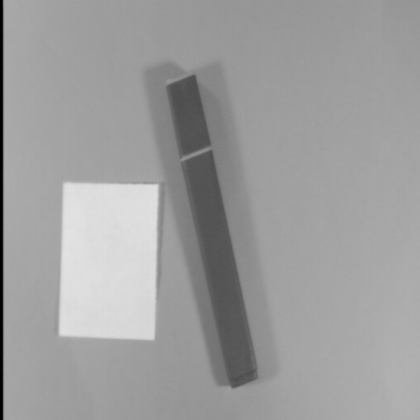
%> input picture Computer Vision/exercise-02/q3_hu_moments/pap1.png, 420 x 420 px, shrunk from 512 x 512 before the run
$ octave --eval "apply;"   (GNU Octave 9; MATLAB toolbox functions it lacks are replaced by stand-ins)
%> lines starting %> are read from the running program, lines starting %| are printed output that depends on the picture; in (x1, y1, x2, y2) boxes, pixels count from 0 and x2, y2 are one past the last pixel; in counts of white or black regions, pixels touching at a corner belong together; the program's own positions count from 1
### Computer Vision/exercise-02/q3_hu_moments/answers.m
function a = answers()
	a.hu_moments = 'Textual answer to hu moments.';
    p2p = imread('pap1.png');
    %p2p_otsu = thresh_otsu(p2p);
    %p2p_niblack=thresh_niblack(p2p, 15, -0.2);
    p2p_otsu=thresh_niblack(p2p, 5, -0.2);
    %morphological
    structure_square = strel('square', 5); % 5-by-5 square
    structure_line = strel('line', 10, 45); % line, length 10, angle 45
    structure_disk = strel('disk', 1); % disk, radius 1

    p2p_dilated1 = imdilate(p2p_otsu, structure_square);
    p2p_eroded1 = imerode(p2p_otsu, structure_square);
    p2p_opened1 = imopen(p2p_otsu, structure_square);
    p2p_closed1 = imclose(p2p_otsu, structure_square);

    p2p_dilated2 = imdilate(p2p_otsu, structure_line);
    p2p_eroded2 = imerode(p2p_otsu, structure_line);
    p2p_opened2 = imopen(p2p_otsu, structure_line);
    p2p_closed2 = imclose(p2p_otsu, structure_line);

    p2p_dilated3 = imdilate(p2p_otsu, structure_disk);
    p2p_eroded3 = imerode(p2p_otsu, structure_disk);
    p2p_opened3 = imopen(p2p_otsu, structure_disk);
    p2p_closed3 = imclose(p2p_otsu, structure_disk);

    figure('Position', [200, 400, 800, 600]);
    subplot(3, 4, 1);
    imshow(p2p_dilated1);
    title('dilated with square');

    subplot(3, 4, 2);
    imshow(p2p_eroded1);
    title('eroded with square');

    subplot(3, 4, 3);
    imshow(p2p_opened1);
    title('opened with square');

    subplot(3, 4, 4);
    imshow(p2p_closed1);
    title('closed with square');

    subplot(3, 4, 5);
    imshow(p2p_dilated2);
    title('dilated with line');

    subplot(3, 4, 6);
    imshow(p2p_eroded2);
    title('eroded with line');

    subplot(3, 4, 7);
    imshow(p2p_opened2);
    title('opened with line');

    subplot(3, 4, 8);
    imshow(p2p_closed2);
    title('closed with line');

    subplot(3, 4, 9);
    imshow(p2p_dilated3);
    title('dilated with disk');

    subplot(3, 4, 10);
    imshow(p2p_eroded3);
    title('eroded with disk');

    subplot(3, 4, 11);
    imshow(p2p_opened3);
    title('opened with disk');

    subplot(3, 4, 12);
    imshow(p2p_closed3);
    title('closed with disk');

    figure;
    L = bwlabel(p2p_eroded1);
    imshow(L);

end

### Computer Vision/exercise-02/q3_hu_moments/thresh_niblack.m
function res = thresh_niblack(img, r, k)
%Intuition:
[row,col]=size(img);
res=img;
 for i=1:row
     for j=1:col
         [m,v]= get_window_mean_var(img,i,j,r);
         T = m+k*v;
         res(max(1,i-r):min(i+r,row), max(1,j-r):min(j+r,col))= ...
         img(max(1,i-r):min(i+r,row), max(1,j-r):min(j+r,col))>=T;
     end
 end
 res =logical(res);
 imshow(res,[0,1]);
end

### Computer Vision/exercise-02/q3_hu_moments/apply.m
function [] = apply()
close all;clc;

a = answers();
%> in answers, p2p is the input picture: size 420x420 uint8; min 0, max 227, mean 157.7
%> after the loop in thresh_niblack, `for i=1:row`:
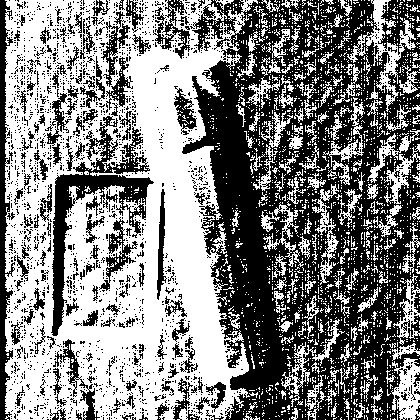
%> res: size 420x420 uint8; values 0 (black) and 1 (white), 51% white; 2139 black regions (1997 under 20 px), largest, box (x1, y1, x2, y2) and area: (182, 0, 420, 420) 60716, (51, 116, 154, 336) 5199, (0, 0, 15, 420) 2714
%> in answers, `p2p_dilated1 = imdilate(p2p_otsu, structure_square);`: p2p_dilated1: size 420x420 logical; 92.3% white; 332 black regions (296 under 20 px), largest, box (x1, y1, x2, y2) and area: (200, 64, 286, 388) 7536, (54, 177, 148, 333) 1564, (0, 0, 5, 420) 1368
%> in answers, `p2p_eroded1 = imerode(p2p_otsu, structure_square);`: p2p_eroded1: size 420x420 logical; 12% white; 275 white regions (213 under 20 px), largest, box (x1, y1, x2, y2) and area: (58, 49, 241, 384) 15815, (67, 205, 91, 258) 497, (22, 8, 55, 58) 413
%> in answers, `p2p_opened1 = imopen(p2p_otsu, structure_square);`: p2p_opened1: size 420x420 logical; 23.1% white; 163 white regions (1 under 20 px), largest, box (x1, y1, x2, y2) and area: (56, 47, 249, 386) 22470, (6, 346, 59, 414) 1756, (20, 0, 70, 60) 1230
%> in answers, `p2p_closed1 = imclose(p2p_otsu, structure_square);`: p2p_closed1: size 420x420 logical; 81.1% white; 253 black regions (23 under 20 px), largest, box (x1, y1, x2, y2) and area: (183, 62, 288, 390) 11758, (52, 175, 150, 335) 2800, (0, 0, 7, 420) 2282
%> in answers, `p2p_dilated2 = imdilate(p2p_otsu, structure_line);`: p2p_dilated2: size 420x420 logical; 86.5% white; 666 black regions (558 under 20 px), largest, box (x1, y1, x2, y2) and area: (185, 46, 320, 393) 9925, (54, 177, 149, 330) 1569, (0, 0, 10, 420) 1232
%> in answers, `p2p_eroded2 = imerode(p2p_otsu, structure_line);`: p2p_eroded2: size 420x420 logical; 17.2% white; 499 white regions (432 under 20 px), largest, box (x1, y1, x2, y2) and area: (8, 40, 246, 420) 20888, (8, 0, 79, 76) 1249, (67, 192, 119, 271) 1078
%> in answers, `p2p_opened2 = imopen(p2p_otsu, structure_line);`: p2p_opened2: size 420x420 logical; 27.6% white; 277 white regions (168 under 20 px), largest, box (x1, y1, x2, y2) and area: (5, 37, 249, 420) 29451, (5, 0, 83, 79) 2238, (5, 98, 116, 265) 1966
%> in answers, `p2p_closed2 = imclose(p2p_otsu, structure_line);`:
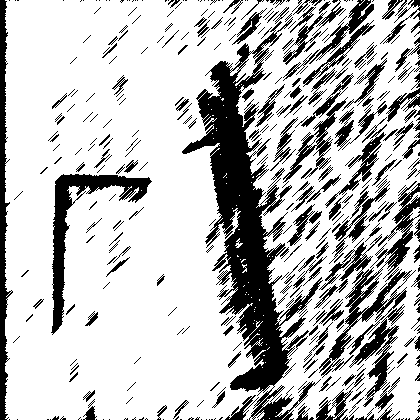
%> p2p_closed2: size 420x420 logical; 74.9% white; 433 black regions (272 under 20 px), largest, box (x1, y1, x2, y2) and area: (182, 17, 323, 420) 15990, (319, 181, 420, 378) 3919, (51, 174, 152, 335) 3055
%> in answers, `p2p_dilated3 = imdilate(p2p_otsu, structure_disk);`:
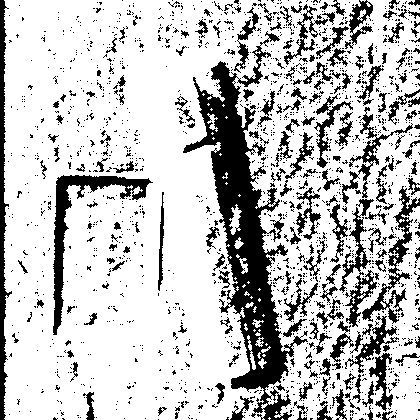
%> p2p_dilated3: size 420x420 logical; 76.6% white; 1731 black regions (1536 under 20 px), largest, box (x1, y1, x2, y2) and area: (183, 31, 308, 420) 12944, (53, 175, 153, 335) 2518, (0, 0, 12, 420) 2045
%> in answers, `p2p_eroded3 = imerode(p2p_otsu, structure_disk);`:
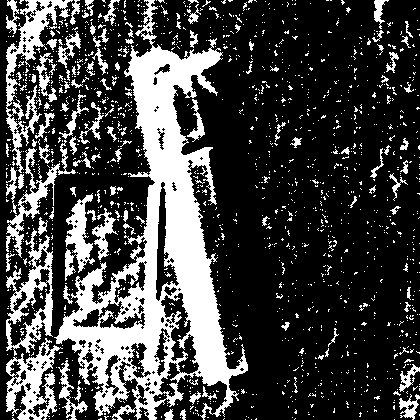
%> p2p_eroded3: size 420x420 logical; 26.5% white; 1493 white regions (1382 under 20 px), largest, box (x1, y1, x2, y2) and area: (54, 0, 248, 420) 25473, (6, 0, 73, 173) 2571, (6, 228, 53, 356) 2190
%> in answers, `p2p_opened3 = imopen(p2p_otsu, structure_disk);`:
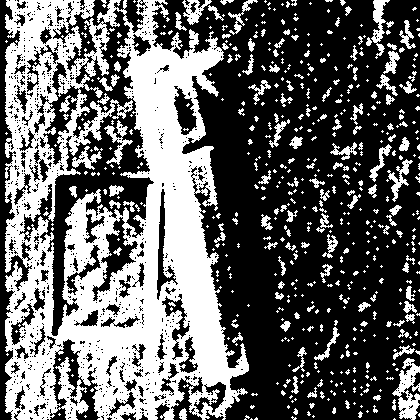
%> p2p_opened3: size 420x420 logical; 39.4% white; 553 white regions (400 under 20 px), largest, box (x1, y1, x2, y2) and area: (5, 0, 249, 420) 55952, (392, 358, 420, 420) 864, (371, 0, 390, 59) 432
%> in answers, `p2p_closed3 = imclose(p2p_otsu, structure_disk);`:
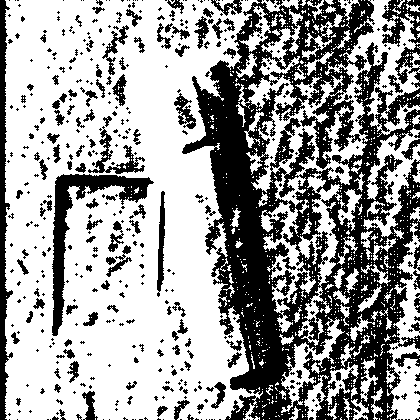
%> p2p_closed3: size 420x420 logical; 62% white; 499 black regions (369 under 20 px), largest, box (x1, y1, x2, y2) and area: (182, 0, 420, 420) 48199, (52, 174, 154, 336) 3171, (0, 0, 13, 420) 2515
%> in answers, `L = bwlabel(p2p_eroded1);`:
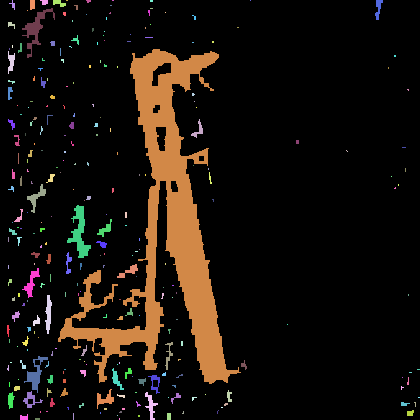
%> L: size 420x420 double; 276 distinct labels, from 0 to 275; one colour per label, 0 black

disp('Question: Hu Moments');

disp(a.hu_moments);

end

$ run again, with Computer Vision/exercise-02/q3_hu_moments/pap2.png copied over Computer Vision/exercise-02/q3_hu_moments/pap1.png
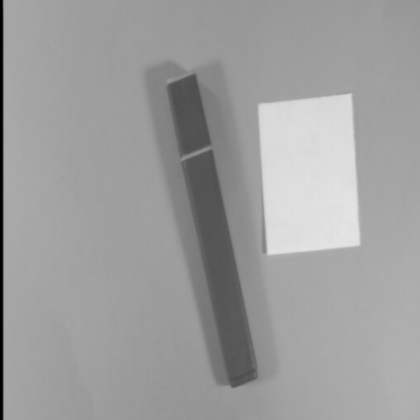
%> input picture Computer Vision/exercise-02/q3_hu_moments/pap2.png, 420 x 420 px, shrunk from 512 x 512 before the run
%> in answers, p2p is the input picture: size 420x420 uint8; min 0, max 228, mean 157.7
%> after the loop in thresh_niblack, `for i=1:row`:
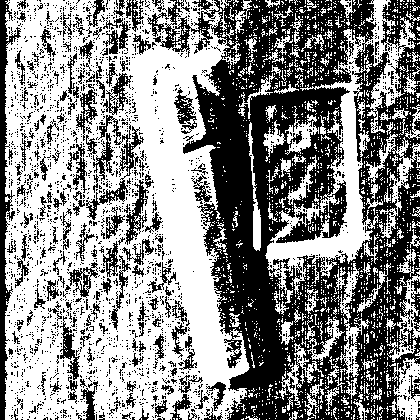
%> res: size 420x420 uint8; values 0 (black) and 1 (white), 53.9% white; 2393 black regions (2231 under 20 px), largest, box (x1, y1, x2, y2) and area: (147, 0, 420, 420) 57484, (0, 0, 21, 420) 2767, (86, 115, 144, 220) 1065
%> p2p_dilated1: size 420x420 logical; 92.3% white; 282 black regions (245 under 20 px), largest, box (x1, y1, x2, y2) and area: (185, 62, 344, 388) 9534, (0, 0, 5, 420) 1391, (395, 235, 410, 263) 118
%> p2p_eroded1: size 420x420 logical; 11.9% white; 347 white regions (263 under 20 px), largest, box (x1, y1, x2, y2) and area: (132, 48, 247, 384) 11368, (268, 94, 363, 260) 2568, (25, 347, 58, 417) 557
%> p2p_opened1: size 420x420 logical; 25.6% white; 208 white regions, largest, box (x1, y1, x2, y2) and area: (130, 46, 249, 386) 15060, (266, 92, 365, 262) 3777, (5, 336, 87, 420) 2634
%> p2p_closed1: size 420x420 logical; 82.2% white; 223 black regions (31 under 20 px), largest, box (x1, y1, x2, y2) and area: (183, 60, 346, 390) 15424, (0, 0, 8, 420) 2318, (244, 391, 289, 420) 731
%> p2p_dilated2: size 420x420 logical; 87.7% white; 606 black regions (517 under 20 px), largest, box (x1, y1, x2, y2) and area: (186, 61, 343, 420) 12014, (0, 0, 13, 420) 1281, (363, 231, 411, 318) 583
%> p2p_eroded2: size 420x420 logical; 18.3% white; 567 white regions (468 under 20 px), largest, box (x1, y1, x2, y2) and area: (115, 38, 247, 395) 12733, (268, 78, 369, 265) 2675, (80, 295, 146, 410) 1737
%> p2p_opened2: size 420x420 logical; 30.6% white; 301 white regions (195 under 20 px), largest, box (x1, y1, x2, y2) and area: (105, 35, 250, 420) 18708, (5, 284, 89, 420) 4747, (74, 269, 181, 417) 4523
%> p2p_closed2: size 420x420 logical; 77.6% white; 446 black regions (301 under 20 px), largest, box (x1, y1, x2, y2) and area: (183, 0, 347, 420) 20180, (0, 0, 16, 420) 2540, (345, 215, 420, 324) 1590
%> p2p_dilated3: size 420x420 logical; 78.5% white; 1701 black regions (1536 under 20 px), largest, box (x1, y1, x2, y2) and area: (184, 0, 346, 420) 16852, (0, 0, 10, 420) 2064, (362, 186, 420, 322) 1401
%> p2p_eroded3: size 420x420 logical; 28.9% white; 1390 white regions (1258 under 20 px), largest, box (x1, y1, x2, y2) and area: (123, 29, 249, 395) 15275, (6, 214, 87, 420) 5923, (78, 252, 181, 420) 5830
%> p2p_opened3: size 420x420 logical; 43.1% white; 456 white regions (320 under 20 px), largest, box (x1, y1, x2, y2) and area: (5, 0, 250, 420) 57573, (265, 74, 373, 269) 4827, (391, 359, 420, 420) 808
%> p2p_closed3: size 420x420 logical; 65.3% white; 605 black regions (431 under 20 px), largest, box (x1, y1, x2, y2) and area: (183, 0, 375, 420) 33417, (348, 160, 420, 420) 6384, (0, 0, 20, 420) 2588
%> in answers, `L = bwlabel(p2p_eroded1);`:
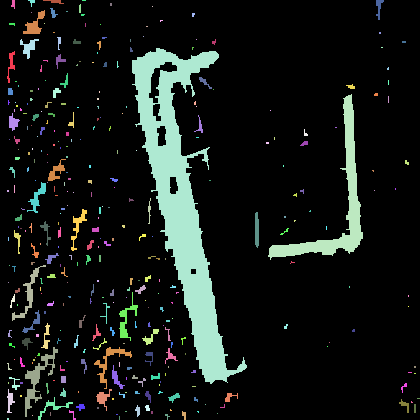
%> L: size 420x420 double; 348 distinct labels, from 0 to 347; one colour per label, 0 black

$ run again, with Computer Vision/exercise-02/q3_hu_moments/pap3.png copied over Computer Vision/exercise-02/q3_hu_moments/pap1.png
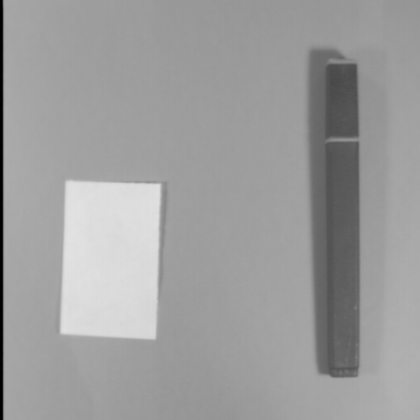
%> input picture Computer Vision/exercise-02/q3_hu_moments/pap3.png, 420 x 420 px, shrunk from 512 x 512 before the run
%> in answers, p2p is the input picture: size 420x420 uint8; min 0, max 227, mean 157.4
%> after the loop in thresh_niblack, `for i=1:row`:
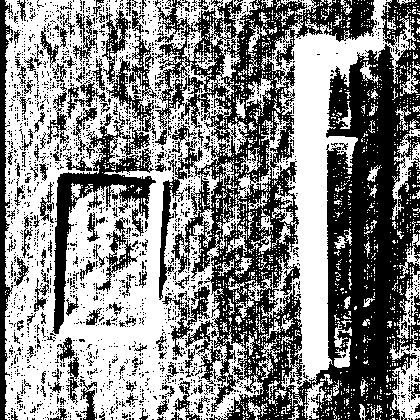
%> res: size 420x420 uint8; values 0 (black) and 1 (white), 52.9% white; 2165 black regions (2016 under 20 px), largest, box (x1, y1, x2, y2) and area: (155, 0, 420, 420) 56396, (52, 112, 156, 334) 5189, (0, 0, 13, 420) 2561
%> p2p_dilated1: size 420x420 logical; 92.2% white; 237 black regions (212 under 20 px), largest, box (x1, y1, x2, y2) and area: (329, 49, 398, 412) 8152, (56, 175, 150, 331) 1540, (0, 0, 4, 420) 1341
%> p2p_eroded1: size 420x420 logical; 11.2% white; 318 white regions (245 under 20 px), largest, box (x1, y1, x2, y2) and area: (296, 36, 382, 376) 9698, (58, 173, 171, 394) 4127, (69, 200, 92, 257) 504
%> p2p_opened1: size 420x420 logical; 23.3% white; 191 white regions (1 under 20 px), largest, box (x1, y1, x2, y2) and area: (294, 34, 384, 378) 11862, (18, 171, 175, 420) 11657, (66, 193, 94, 273) 1337
%> p2p_closed1: size 420x420 logical; 82.3% white; 186 black regions (15 under 20 px), largest, box (x1, y1, x2, y2) and area: (327, 47, 420, 420) 17035, (54, 173, 152, 333) 2700, (0, 0, 7, 420) 2227
%> p2p_dilated2: size 420x420 logical; 88.1% white; 631 black regions (561 under 20 px), largest, box (x1, y1, x2, y2) and area: (316, 48, 420, 420) 12532, (55, 169, 152, 329) 1531, (0, 0, 9, 420) 1173
%> p2p_eroded2: size 420x420 logical; 16.5% white; 649 white regions (557 under 20 px), largest, box (x1, y1, x2, y2) and area: (285, 29, 383, 378) 9709, (8, 171, 172, 420) 8480, (68, 194, 132, 275) 1175
%> p2p_opened2: size 420x420 logical; 27.8% white; 407 white regions (255 under 20 px), largest, box (x1, y1, x2, y2) and area: (5, 168, 194, 420) 15430, (279, 26, 386, 381) 12213, (65, 191, 140, 278) 2157
%> p2p_closed2: size 420x420 logical; 77.6% white; 474 black regions (312 under 20 px), largest, box (x1, y1, x2, y2) and area: (309, 45, 420, 420) 18866, (52, 165, 155, 332) 2979, (0, 0, 12, 420) 2429
%> p2p_dilated3: size 420x420 logical; 78.6% white; 1845 black regions (1658 under 20 px), largest, box (x1, y1, x2, y2) and area: (316, 46, 420, 420) 17087, (54, 156, 155, 333) 2512, (0, 0, 9, 420) 1966
%> p2p_eroded3: size 420x420 logical; 27% white; 1637 white regions (1482 under 20 px), largest, box (x1, y1, x2, y2) and area: (6, 170, 188, 420) 14728, (288, 29, 384, 378) 11370, (6, 0, 70, 286) 4334
%> p2p_opened3: size 420x420 logical; 41.2% white; 565 white regions (381 under 20 px), largest, box (x1, y1, x2, y2) and area: (5, 0, 254, 420) 39055, (276, 0, 391, 379) 13073, (113, 0, 176, 75) 1263
%> p2p_closed3: size 420x420 logical; 65.1% white; 656 black regions (449 under 20 px), largest, box (x1, y1, x2, y2) and area: (309, 45, 420, 420) 22990, (210, 225, 302, 378) 4226, (53, 126, 156, 334) 3572
%> in answers, `L = bwlabel(p2p_eroded1);`:
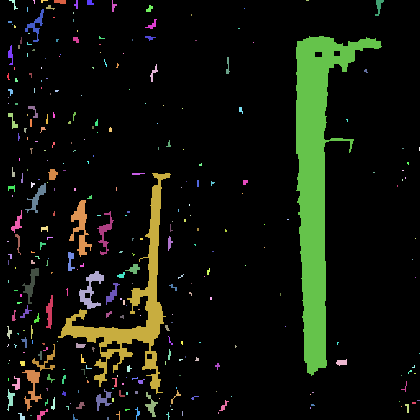
%> L: size 420x420 double; 319 distinct labels, from 0 to 318; one colour per label, 0 black
